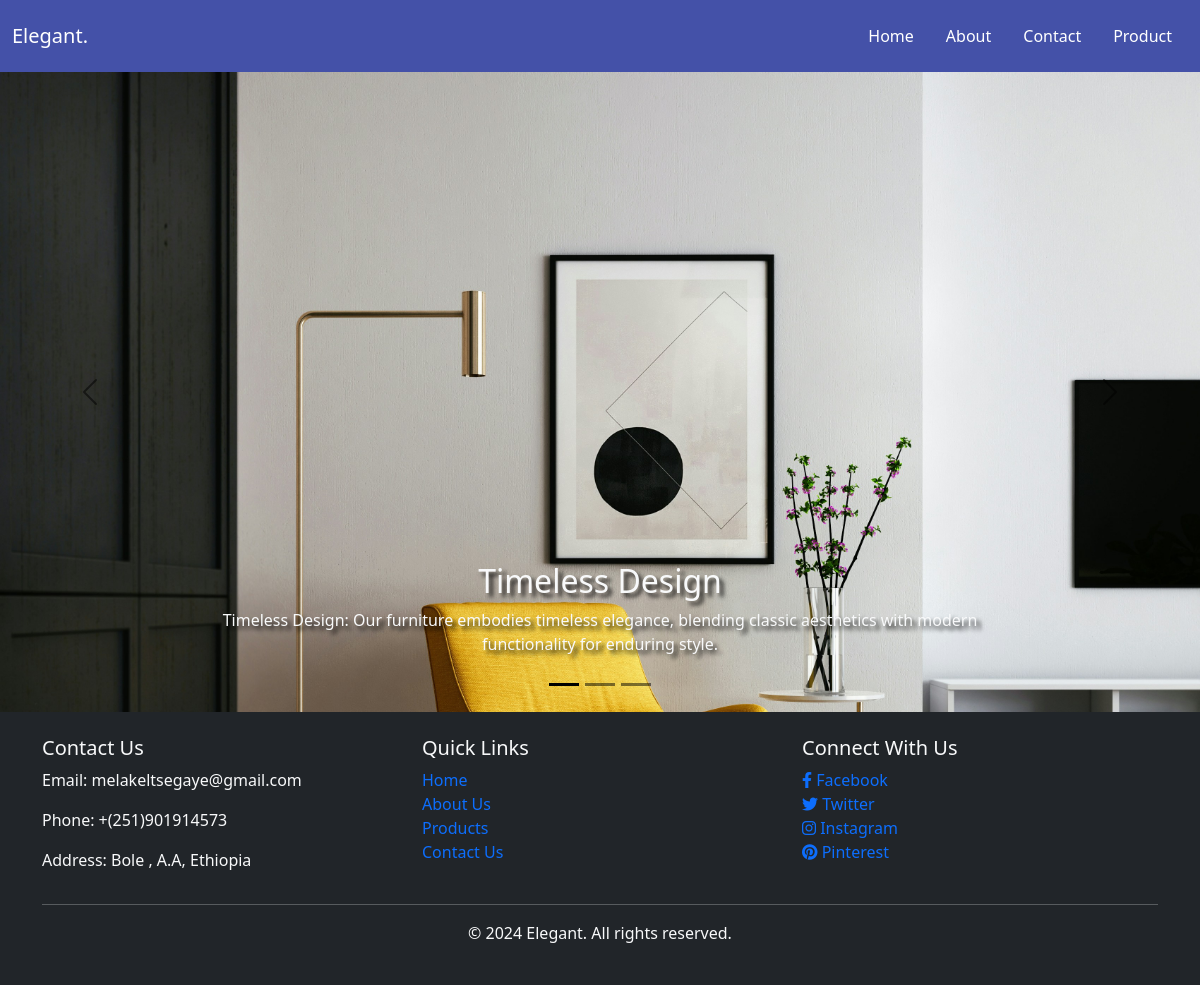
The page /about/ on the database its author committed.
### polls/models.py (models this page shows, shortened)
class aboutcont(models.Model):
    about_dis = models.TextField()
    about_title = models.TextField()
    image = models.ImageField(null=True)

### polls/views.py (the view)
# urls.py: path('about/', about, name='about '),
def about(request):
    abou = aboutcont.objects.all()
    data = {
        'about': abou
    }
    return render(request, 'about.html', data)

### polls/templates/about.html (shortened to what this page needs)
<!DOCTYPE html>
<html lang="en">
<head>
    <link href="https://cdn.jsdelivr.net/npm/bootstrap@5.3.2/dist/css/bootstrap.min.css" rel="stylesheet">
    <link rel="stylesheet" href="https://cdnjs.cloudflare.com/ajax/libs/font-awesome/6.0.0-beta2/css/all.min.css" />
</head>
<body>
    <nav class="navbar navbar-expand-lg text-white" style="background-color: rgb(48, 63, 159, 0.9);">
        <div class="container-fluid " >
          <a class="navbar-brand text-white" href="../">Elegant.</a>
          <div class="collapse navbar-collapse" id="navbarSupportedContent">
           <ul class="navbar-nav ms-auto p-2 gap-3 ">
            <li class="nav-item"><a href="../" class="nav-link text-white">Home</a></li>
            <li class="nav-item"><a href="" class="nav-link text-white">About</a></li>
            <li class="nav-item"><a href="../contact" class="nav-link text-white">Contact</a></li>
            <li class="nav-item"><a href="../products" class="nav-link text-white">Product</a></li>
           </ul>
          </div>
        </div>
      </nav>
      <div id="carouselExampleDark" class="carousel carousel-dark slide" >
        <div class="carousel-indicators">
          <button type="button" data-bs-target="#carouselExampleDark" data-bs-slide-to="0" class="active" aria-current="true" aria-label="Slide 1"></button>
          <button type="button" data-bs-target="#carouselExampleDark" data-bs-slide-to="1" aria-label="Slide 2"></button>
          <button type="button" data-bs-target="#carouselExampleDark" data-bs-slide-to="2" aria-label="Slide 3"></button>
        </div>
        <div class="carousel-inner">
          {% for about_con in about%}
          <div class="carousel-item active" data-bs-interval="10000" style="height: 80vh; text-shadow: 4px 4px 4px rgba(0, 0, 0, 0.9);">
            <img src="{{about_con.image.url}}" alt="" class="d-block w-100">
            <div class="carousel-caption d-none d-md-block text-light">
              <h2>{{about_con.about_title}}</h2>
              <p>{{about_con.about_dis}}</p>
            </div>
          </div>
          {% endfor %}
        </div>
        <button class="carousel-control-prev" type="button" data-bs-target="#carouselExampleDark" data-bs-slide="prev">
          <span class="carousel-control-prev-icon" aria-hidden="true"></span>
        </button>
        <button class="carousel-control-next" type="button" data-bs-target="#carouselExampleDark" data-bs-slide="next">
          <span class="carousel-control-next-icon" aria-hidden="true"></span>
        </button>
      </div>
      <footer class="bg-dark text-light py-4">
        <div class="container">
          <div class="row">
            <div class="col-lg-4">
              <h5>Contact Us</h5>
              <p>Email: melakeltsegaye@gmail.com</p>
              <p>Phone: +(251)901914573</p>
              <p>Address: Bole , A.A, Ethiopia</p>
            </div>
            <div class="col-lg-4">
              <h5>Quick Links</h5>
              <ul class="list-unstyled">
                <li><a class="nav-link text-primary" href="../">Home</a></li>
                <li><a class="nav-link text-primary" href="">About Us</a></li>
                <li><a class="nav-link text-primary" href="../products">Products</a></li>
                <li><a class="nav-link text-primary" href="../contact">Contact Us</a></li>
              </ul>
            </div>
            <div class="col-lg-4">
              <h5>Connect With Us</h5>
              <ul class="list-unstyled">
                <li><a class="nav-link text-primary" href="#"><i class="fab fa-facebook-f"></i> Facebook</a></li>
                <li><a class="nav-link text-primary" href="#"><i class="fab fa-twitter"></i> Twitter</a></li>
                <li><a class="nav-link text-primary" href="#"><i class="fab fa-instagram"></i> Instagram</a></li>
                <li><a class="nav-link text-primary" href="#"><i class="fab fa-pinterest"></i> Pinterest</a></li>
              </ul>
            </div>
          </div>
          <hr>
          <div class="row">
            <div class="col-lg-12 text-center">
              <p>&copy; 2024 Elegant. All rights reserved.</p>
            </div>
          </div>
        </div>
      </footer>
</body>
</html>

### rows shown on the page
aboutcont: image (picture), about_title "Timeless Design", about_dis "Timeless Design: Our furniture embodies timeless elegance, blending classic aesthetics with modern functionality for enduring style."
